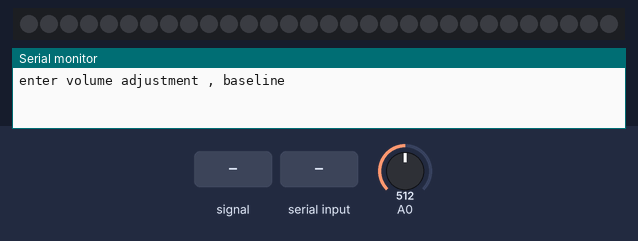
Bench run of a sketch on a simulated ESP8266 (NodeMCU). Shown: 30 RGB LEDs in strip order, left to right, the last lines printed to the serial monitor. The test bench sets the inputs (shaded band); at power-on: A0 = 512. Dim RGB values are drawn brighter than linear.

Above: at 1.2 s.
1.3 s: A0 fed a 2 Hz sine of ±306 counts around its level
At 2.62 s:
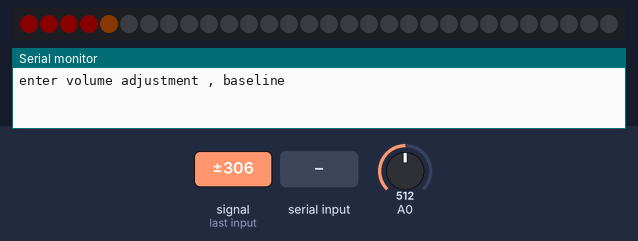
3.5 s: "90\n" received over Serial
At 5.1 s:
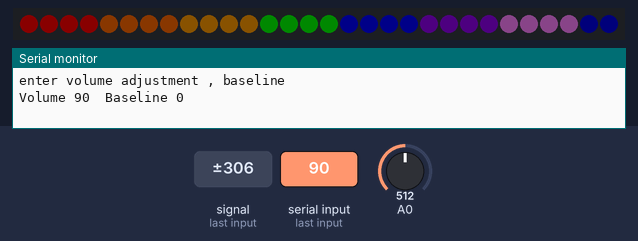
6.1 s: "5\n" received over Serial
At 7.25 s:
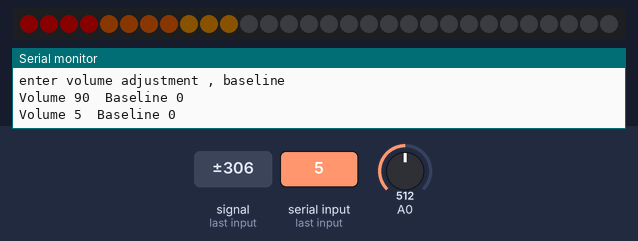
9.0 s: A0 fed a 200 Hz sine of ±255 counts around its level
At 9.8 s:
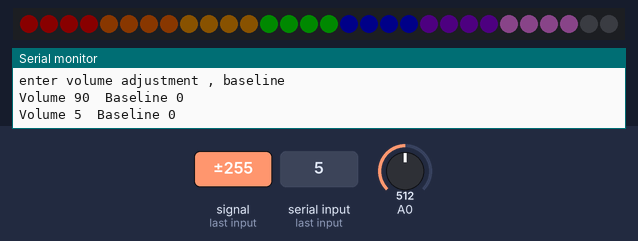
10.7 s: "90,45\n" received over Serial
At 13.4 s:
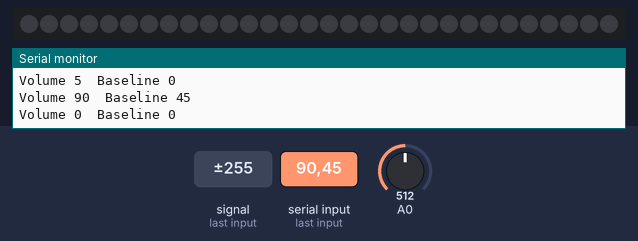
Timing chart, 0 to 14.7 s (numbered marks = the images above; inputs shaded):
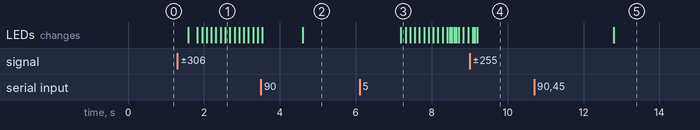

Measured:
- after the input at 1.3 s, the LEDs: first change after 0.29 s (image 1 shows a later state)
- after the input at 6.1 s, the LEDs: change after 1.1 s (image 3)
- after the input at 10.7 s, the LEDs: change after 2.1 s (image 5)

The sketch:

Listing4-2.ino
```cpp
/*******************************************************************************
 * Sketch name: RGB LED strip and sound
 * Description: WS2812 RGB LED strip respondiing to MAX4466 electret microphone
 * Created on:  October 2020
 * Author:      Neil Cameron
 * Book:        Electronics Projects with the ESP8266 and ESP32
 * Chapter :    4 - Internet clock
 ******************************************************************************/

#include <Adafruit_NeoPixel.h>      // include Adafruit NeoPixel lib
int LEDpin = D1;            // define data pin
int LEDnumber = 30;         // number of LEDS in strip
// associate strip with NeoPixel lib
Adafruit_NeoPixel strip(LEDnumber, LEDpin, NEO_GRB + NEO_KHZ800);
// colors red, orange, yellow, green, blue, indigo, violet
int R[ ] = {255, 255, 255,   0,   0,  75, 238};
int G[ ] = {  0, 102, 153, 255,   0,   0, 130};
int B[ ] = {  0,   0,   0,   0, 255, 130, 238};
uint32_t color;           // color is 32-bit or unsigned long
#include <RunningMedian.h>        // include Running Median lib
RunningMedian samples = RunningMedian(7);   // median filter sample size of 7
int sound, soundMax, soundMin, peak2peak, median, LEDs, val;
int adjustVol = 1;          // initial volume and baseline
int baseline = 0;
int soundTime = 50;         // sample sound time (ms)
unsigned long startTime;

void setup()
{
  Serial.begin(115200);         // Serial Monitor baud rate
  Serial.println("\nenter volume adjustment , baseline");
  strip.begin();            // initialise LED strip
  strip.setBrightness(10);        // define LED brightness (1 - 255)
  strip.show();         // sets all pixels to "off" as no color set
}

void loop()
{
  while(Serial.available()>0)       // adjust volume and baseline
  {
    adjustVol = Serial.parseInt();      // convert Serial buffer to integers
    baseline = Serial.parseInt();
    Serial.print("\nVolume ");Serial.print(adjustVol);
    Serial.print("\tBaseline ");Serial.println(baseline);
  }               // get new peak to peak value
  getSound();           // number of LEDs to turn on
  LEDs = adjustVol*(median/1024.0)*LEDnumber-baseline;
  strip.clear();            // turn all LEDs off
  delay(10);            // allow time to switch off LEDs
  for (int i=0; i<LEDs; i++)
  {
    val = i/4;            // four LEDs have the same color
    color = strip.Color(R[val],G[val],B[val]);  // convert RGB values to color
    strip.setPixelColor(i, color);      // set the LED color
  }
  strip.show();           // update LED states and colors
}

void getSound()           // function for peak to peak value
{
  soundMax = 0;           // initial values for minimum and
  soundMin = 1024;          //  maximum sound values
  startTime = millis();         // start of sampling period
  while(millis() - startTime < soundTime)   // during sampling period
  {               //  determine minimum and
    sound = analogRead(A0);       //  maximum sound values
    if(sound > soundMax) soundMax = sound;
    else if(sound < soundMin) soundMin = sound;
  }
  peak2peak = soundMax - soundMin;      // peak to peak value
  samples.add(peak2peak);
  median = samples.getMedian();     // median peak to peak value
}
```
